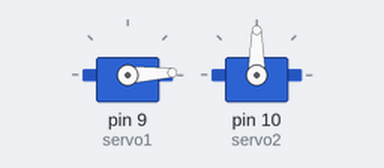
A sketch run on a simulated Arduino Uno, built with avr-gcc and run on an emulated ATmega328P. Shown: 2 × servo.

Above: at 0.05 s.
At 0.75 s:
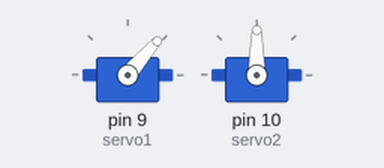
At 1.45 s:
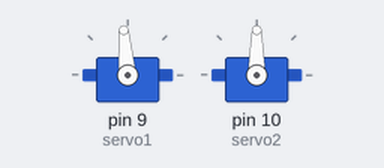
At 2.85 s:
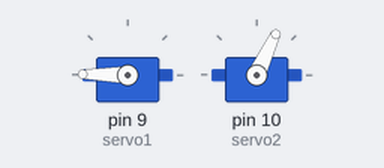
Timing chart, 0 to 6.7 s (numbered marks = the images above):
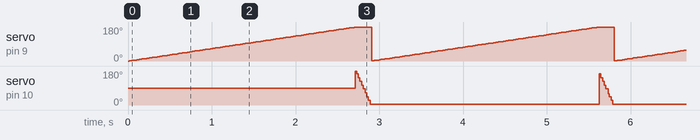

The sketch:

servo.ino
```cpp
/*
Arduino Servo Test sketch
http://www.hobbytronics.co.uk/arduino-tutorial2-servos
and
SWEEEP by BARRAGAN http://barraganstudio.com
adapted by niq_ro from http://nicuflorica.blogspot.com
*/

#include <Servo.h>

Servo servo1;
Servo servo2;

int angle1 = 0;
int angle2 = 0;

void setup()
{
  servo1.attach(9);
  servo2.attach(10);
}

void loop()
{
  for(angle1 = 0; angle1 < 180; angle1++)    // command to move from 0 degrees to 180 degrees
  {
    servo1.write(angle1);                 //command to rotate the servo to the specified angle
    delay(15);
  }

  for(angle2 = 180; angle2>=1; angle2-=5)     // command to move from 180 degrees to 0 degrees
  {
    servo2.write(angle2);              //command to rotate the servo to the specified angle
    delay(5);
  }
}
```

Measured:
- by itself, servo on pin 9 (servo1): ramps from 1° to 179° and jumps back, once every 2.9 s
